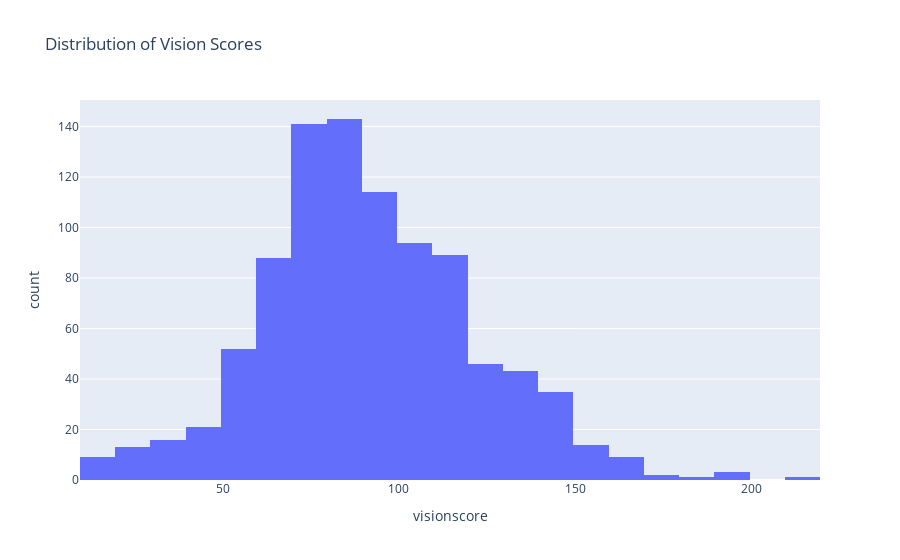

Here is the notebook cell this chart was saved with:
### Markdown cell above
## Step 5: Framing a Prediction Problem

### Code cell
# Can vision score 

any_missing = support_data['visionscore'].isna().sum() != 0

"""
What will a supports vision score be at the end of the game?
"""

fig1 = px.histogram(support_data, x="visionscore", nbins=30, title="Distribution of Vision Scores")
fig1.show()

fig2 = px.box(support_data, x="result", y="visionscore", points="all", 
             labels={"result": "Game Result (0 = Loss, 1 = Win)", "visionscore": "Vision Score"},
             title="Vision Score Distribution by Game Outcome")
fig2.show()

fig3 = px.box(support_data, x="is_25", y="visionscore", points="all", 
             labels={"is_25": "Game Longer Than 25 Min (False = No, True = Yes)", "visionscore": "Vision Score"},
             title="Vision Score Distribution by Game Length")
fig1.write_html(r'C:\Users\DerDo\Desktop\dsc80-final\League-of-Legends-Data-Project\plots\plot_8.html', include_plotlyjs='cdn')
fig2.write_html(r'C:\Users\DerDo\Desktop\dsc80-final\League-of-Legends-Data-Project\plots\plot_9.html', include_plotlyjs='cdn')
fig3.write_html(r'C:\Users\DerDo\Desktop\dsc80-final\League-of-Legends-Data-Project\plots\plot_10.html', include_plotlyjs='cdn')

fig3.show()

### Figure 1 — Plotly figure (JSON) as saved in the notebook; plotly's stock layout.template omitted (floating-point values rounded to 4 significant figures; data arrays with more than 128 entries replaced by an {"elided": "..."} marker saying what was removed)
{"data": [{"alignmentgroup": "True", "bingroup": "x", "hovertemplate": "visionscore=%{x}<br>count=%{y}<extra></extra>", "legendgroup": "", "marker": {"color": "#636efa", "pattern": {"shape": ""}}, "name": "", "nbinsx": 30, "offsetgroup": "", "orientation": "v", "showlegend": false, "type": "histogram", "x": {"elided": "934 int values"}, "xaxis": "x", "yaxis": "y"}], "layout": {"autosize": true, "barmode": "relative", "legend": {"tracegroupgap": 0}, "title": {"text": "Distribution of Vision Scores"}, "xaxis": {"anchor": "y", "autorange": true, "domain": [0, 1], "range": [9.5, 219.5], "title": {"text": "visionscore"}, "type": "linear"}, "yaxis": {"anchor": "x", "autorange": true, "domain": [0, 1], "range": [0, 150.5], "title": {"text": "count"}}}}
